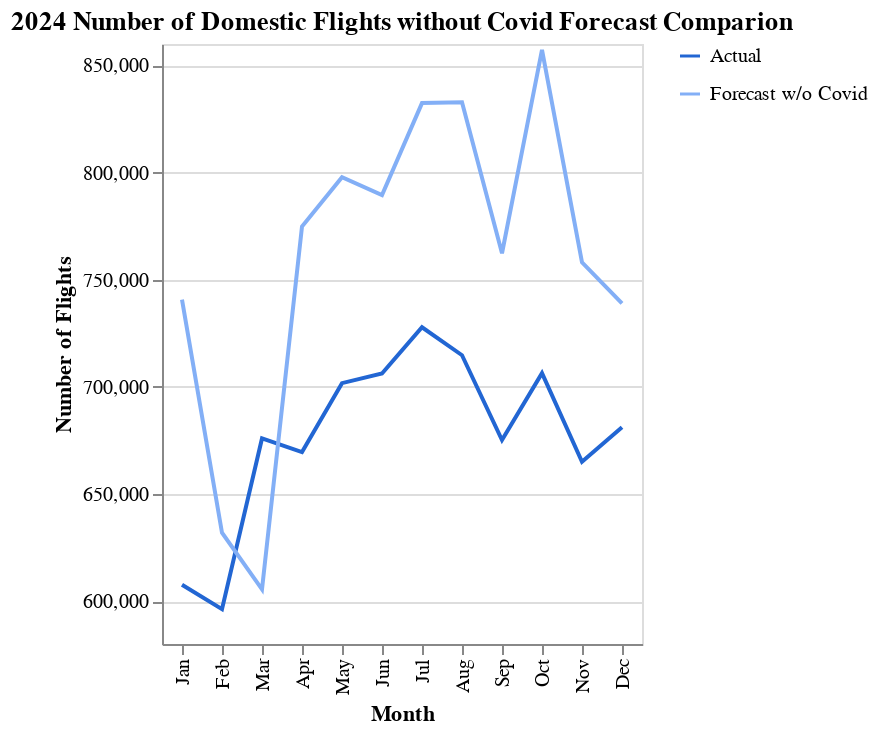

The notebook cell saved with this chart:
### Code cell
_dntk.DeepnoteChart(compare_results_df, """{"layer":[{"layer":[{"layer":[{"mark":{"clip":true,"type":"line","color":"#2266D3","tooltip":true},"encoding":{"x":{"sort":null,"type":"nominal","field":"Month","scale":{"type":"linear","zero":false}},"y":{"axis":{"title":"Number of Flights","format":{"type":"default","decimals":null},"formatType":"numberFormatFromNumberType"},"type":"quantitative","field":"DOMESTIC","scale":{"type":"linear","zero":false},"format":{"type":"default","decimals":null},"aggregate":"sum","formatType":"numberFormatFromNumberType"},"color":{"type":"nominal","datum":"Actual","scale":{"range":["#2266D3"],"domain":["Actual"]}}},"transform":[]}]},{"layer":[{"mark":{"clip":true,"type":"line","color":"#83AFF6","tooltip":true},"encoding":{"x":{"sort":null,"type":"nominal","field":"Month","scale":{"type":"linear","zero":false}},"y":{"axis":{"title":"Number of Flights","format":{"type":"default","decimals":null},"formatType":"numberFormatFromNumberType"},"type":"quantitative","field":"yhat","scale":{"type":"linear","zero":false},"format":{"type":"default","decimals":null},"aggregate":"sum","formatType":"numberFormatFromNumberType"},"color":{"type":"nominal","datum":"Forecast w/o Covid","scale":{"range":["#83AFF6"],"domain":["Forecast w/o Covid"]}}},"transform":[]}]}],"resolve":{"scale":{"color":"independent"}}}],"title":"2024 Number of Domestic Flights without Covid Forecast Comparion","config":{"legend":{"disable":false}},"$schema":"https://vega.github.io/schema/vega-lite/v5.json","encoding":{},"usermeta":{"seriesNames":["Actual","Forecast w/o Covid"],"seriesOrder":[0,1],"specSchemaVersion":2,"tooltipDefaultMode":true}}""")

### Figure 1 — Vega-Lite specification as saved in the notebook (floating-point values rounded to 4 significant figures)
{"layer": [{"layer": [{"layer": [{"mark": {"clip": true, "type": "line", "color": "#2266D3", "tooltip": true}, "encoding": {"x": {"sort": null, "type": "nominal", "field": "Month", "scale": {"type": "linear", "zero": false}}, "y": {"axis": {"title": "Number of Flights", "format": {"type": "default", "decimals": null}, "formatType": "numberFormatFromNumberType"}, "type": "quantitative", "field": "DOMESTIC", "scale": {"type": "linear", "zero": false}, "format": {"type": "default", "decimals": null}, "aggregate": "sum", "formatType": "numberFormatFromNumberType"}, "color": {"type": "nominal", "datum": "Actual", "scale": {"range": ["#2266D3"], "domain": ["Actual"]}}}, "transform": []}]}, {"layer": [{"mark": {"clip": true, "type": "line", "color": "#83AFF6", "tooltip": true}, "encoding": {"x": {"sort": null, "type": "nominal", "field": "Month", "scale": {"type": "linear", "zero": false}}, "y": {"axis": {"title": "Number of Flights", "format": {"type": "default", "decimals": null}, "formatType": "numberFormatFromNumberType"}, "type": "quantitative", "field": "yhat", "scale": {"type": "linear", "zero": false}, "format": {"type": "default", "decimals": null}, "aggregate": "sum", "formatType": "numberFormatFromNumberType"}, "color": {"type": "nominal", "datum": "Forecast w/o Covid", "scale": {"range": ["#83AFF6"], "domain": ["Forecast w/o Covid"]}}}, "transform": []}]}], "resolve": {"scale": {"color": "independent"}}}], "title": "2024 Number of Domestic Flights without Covid Forecast Comparion", "config": {"legend": {"disable": false}}, "$schema": "https://vega.github.io/schema/vega-lite/v5.json", "encoding": {}, "usermeta": {"seriesNames": ["Actual", "Forecast w/o Covid"], "seriesOrder": [0, 1], "specSchemaVersion": 2, "tooltipDefaultMode": true}, "data": {"values": [{"Month": "Jan", "DOMESTIC": 607672, "yhat": 740700.0}, {"Month": "Feb", "DOMESTIC": 596276, "yhat": 631900.0}, {"Month": "Mar", "DOMESTIC": 675934, "yhat": 605500.0}, {"Month": "Apr", "DOMESTIC": 669585, "yhat": 774800.0}, {"Month": "May", "DOMESTIC": 701722, "yhat": 797900.0}, {"Month": "Jun", "DOMESTIC": 706208, "yhat": 789500.0}, {"Month": "Jul", "DOMESTIC": 727800, "yhat": 832400.0}, {"Month": "Aug", "DOMESTIC": 714762, "yhat": 832800.0}, {"Month": "Sep", "DOMESTIC": 675161, "yhat": 762300.0}, {"Month": "Oct", "DOMESTIC": 706398, "yhat": 857200.0}, {"Month": "Nov", "DOMESTIC": 665008, "yhat": 758100.0}, {"Month": "Dec", "DOMESTIC": 681191, "yhat": 738900.0}]}}
